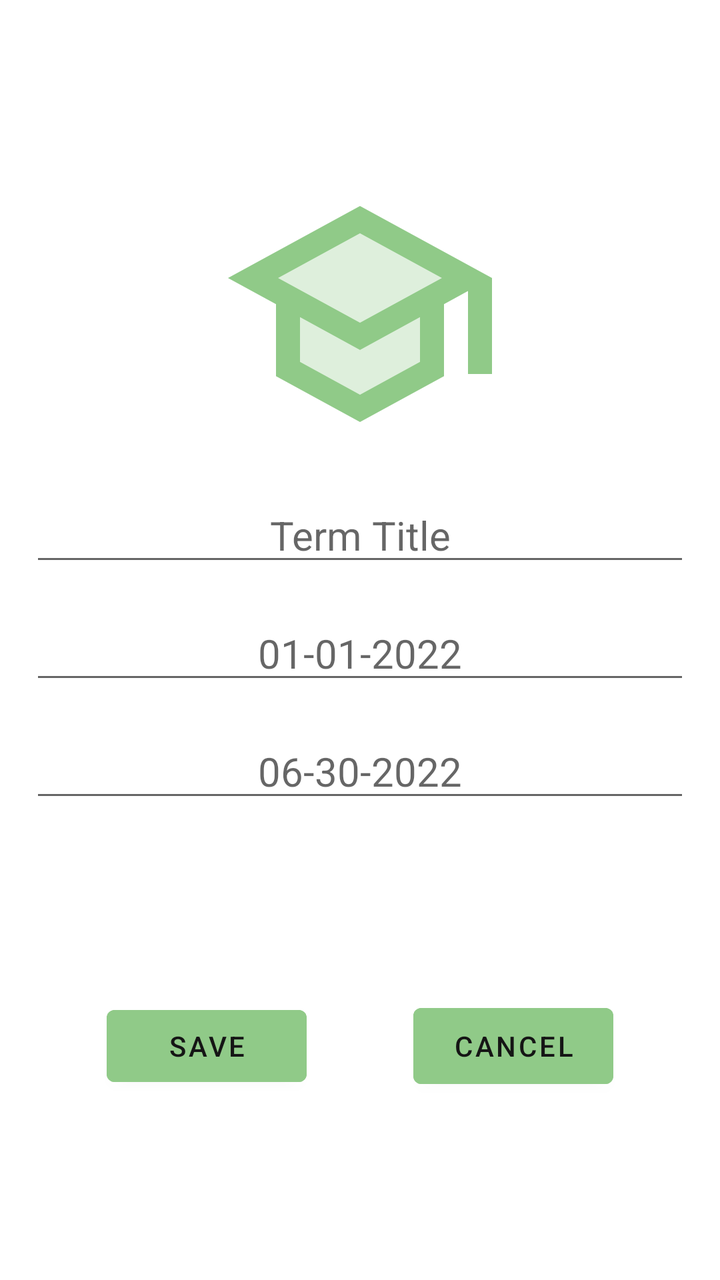
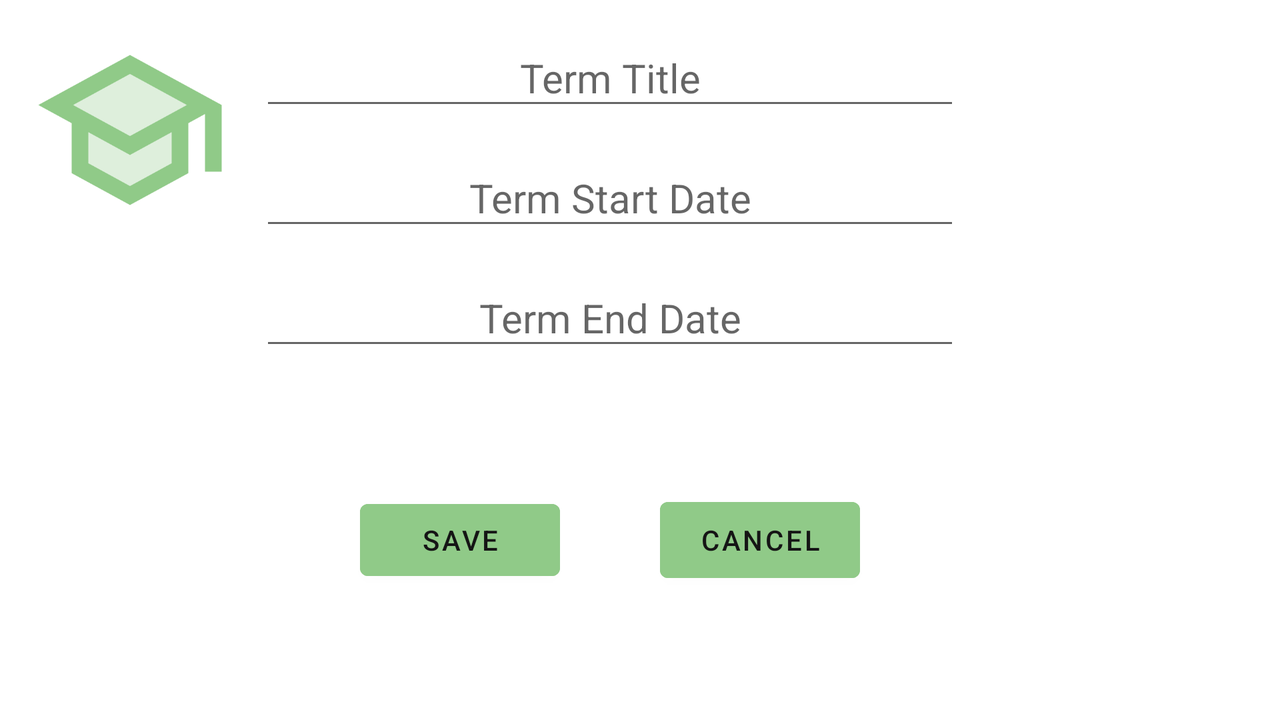

First picture: res/layout/ on a phone held upright. Second picture: the repository's own variant of that layout, on a device whose configuration matches the variant's folder. Source for both follows.
<!-- AndroidManifest.xml: application theme Theme.ABM2_MobileApplication -->
<!-- res/layout/popup_new_term.xml -->
<?xml version="1.0" encoding="utf-8"?>
<androidx.constraintlayout.widget.ConstraintLayout xmlns:android="http://schemas.android.com/apk/res/android"
    xmlns:app="http://schemas.android.com/apk/res-auto"
    xmlns:tools="http://schemas.android.com/tools"
    android:layout_width="match_parent"
    android:layout_height="match_parent">

    <ImageView
        android:id="@+id/imageTerm"
        android:layout_width="144dp"
        android:layout_height="144dp"
        android:layout_margin="15dp"
        app:layout_constraintBottom_toBottomOf="parent"
        app:layout_constraintEnd_toEndOf="parent"
        app:layout_constraintHorizontal_bias="0.5"
        app:layout_constraintStart_toStartOf="parent"
        app:layout_constraintTop_toTopOf="parent"
        app:layout_constraintVertical_bias="0.15"
        app:srcCompat="@drawable/ic_twotone_school_24" />


    <EditText
        android:id="@+id/termTitleText"
        android:layout_width="match_parent"
        android:layout_height="wrap_content"
        android:layout_margin="15dp"
        android:hint="Term Title"
        android:textAlignment="center"
        android:textSize="20sp"
        tools:layout_editor_absoluteX="15dp"
        tools:layout_editor_absoluteY="258dp"
        app:layout_constraintTop_toBottomOf="@+id/imageTerm"/>



    <EditText
        android:id="@+id/termStartText"
        android:layout_width="match_parent"
        android:layout_height="wrap_content"
        android:layout_margin="15dp"
        android:hint="01-01-2022"
        android:textAlignment="center"
        android:textSize="20sp"
        app:layout_constraintTop_toBottomOf="@+id/termTitleText" />

    <EditText
        android:id="@+id/termEndText"
        android:layout_width="match_parent"
        android:layout_height="wrap_content"
        android:layout_margin="15dp"
        android:hint="06-30-2022"
        android:textAlignment="center"
        android:textSize="20sp"
        app:layout_constraintTop_toBottomOf="@+id/termStartText" />

    <Button
        android:id="@+id/saveButton"
        android:layout_width="wrap_content"
        android:layout_height="wrap_content"
        android:backgroundTint="@color/secondary"
        android:minWidth="100dp"
        android:minHeight="48dp"
        android:text="Save"
        android:textColor="@color/secondary_text"
        app:layout_constraintBottom_toBottomOf="parent"
        app:layout_constraintEnd_toStartOf="@+id/cancelButton"
        app:layout_constraintHorizontal_bias="0.5"
        app:layout_constraintStart_toStartOf="parent"
        app:layout_constraintTop_toBottomOf="@+id/termEndText" />

    <Button
        android:id="@+id/cancelButton"
        android:layout_width="wrap_content"
        android:layout_height="wrap_content"
        android:backgroundTint="@color/secondary"
        android:minWidth="100dp"
        android:minHeight="50dp"
        android:text="Cancel"
        android:textColor="@color/secondary_text"
        app:layout_constraintBottom_toBottomOf="parent"
        app:layout_constraintEnd_toEndOf="parent"
        app:layout_constraintHorizontal_bias="0.5"
        app:layout_constraintStart_toEndOf="@+id/saveButton"
        app:layout_constraintTop_toBottomOf="@+id/termEndText" />

</androidx.constraintlayout.widget.ConstraintLayout>
<!-- resources referenced by this layout -->
<resources>
  <color name="secondary">#90CA88</color>
  <color name="secondary_text">#151515</color>
  <!-- drawable ic_twotone_school_24 (drawable) -->
  <vector android:height="24dp" android:tint="#90CA88"
      android:viewportHeight="24" android:viewportWidth="24"
      android:width="24dp" xmlns:android="http://schemas.android.com/apk/res/android">
      <path android:fillAlpha="0.3"
          android:fillColor="@android:color/white"
          android:pathData="M7,12.27v3.72l5,2.73 5,-2.73v-3.72L12,15zM5.18,9L12,12.72 18.82,9 12,5.28z" android:strokeAlpha="0.3"/>
      <path android:fillColor="@android:color/white" android:pathData="M12,3L1,9l4,2.18v6L12,21l7,-3.82v-6l2,-1.09L21,17h2L23,9L12,3zM17,15.99l-5,2.73 -5,-2.73v-3.72L12,15l5,-2.73v3.72zM12,12.72L5.18,9 12,5.28 18.82,9 12,12.72z"/>
  </vector>
  <style name="Theme.ABM2_MobileApplication" parent="Theme.MaterialComponents.DayNight.DarkActionBar">
          
          <item name="colorPrimary">@color/primary</item>
          <item name="colorPrimaryVariant">@color/primary_light</item>
          <item name="colorOnPrimary">@color/primary_text</item>
          
          <item name="colorSecondary">@color/secondary</item>
          <item name="colorSecondaryVariant">@color/secondary_light</item>
          <item name="colorOnSecondary">@color/secondary_text</item>
          
          <item name="android:statusBarColor" tools:targetApi="l">?attr/colorPrimaryVariant</item>
          
      </style>
  <color name="primary">#0a872d</color>
  <color name="primary_light">#4fb85a</color>
  <color name="primary_text">#DADADA</color>
  <color name="secondary_light">#DADADA</color>
</resources>
<!-- res/layout-land/popup_new_term.xml (the repository's variant of the layout above) -->
<!-- drawn on the phone turned sideways -->
<?xml version="1.0" encoding="utf-8"?>
<androidx.constraintlayout.widget.ConstraintLayout xmlns:android="http://schemas.android.com/apk/res/android"
    xmlns:app="http://schemas.android.com/apk/res-auto"
    xmlns:tools="http://schemas.android.com/tools"
    android:layout_width="match_parent"
    android:layout_height="match_parent">

    <ImageView
        android:id="@+id/imageTerm"
        android:layout_width="100dp"
        android:layout_height="100dp"
        android:layout_margin="15dp"
        app:layout_constraintStart_toStartOf="parent"
        app:layout_constraintTop_toTopOf="parent"
        app:srcCompat="@drawable/ic_twotone_school_24" />


    <EditText
        android:id="@+id/termTitleText"
        android:layout_width="350dp"
        android:layout_height="45dp"
        android:layout_margin="15dp"
        android:hint="Term Title"
        android:singleLine="true"
        android:textAlignment="center"
        android:textSize="20sp"
        app:layout_constraintStart_toEndOf="@+id/imageTerm"
        app:layout_constraintTop_toTopOf="parent" />

    <EditText
        android:id="@+id/termStartText"
        android:layout_width="350dp"
        android:layout_height="45dp"
        android:layout_margin="15dp"
        android:focusable="false"
        android:hint="Term Start Date"
        android:textAlignment="center"
        android:textSize="20sp"
        app:layout_constraintStart_toEndOf="@+id/imageTerm"
        app:layout_constraintTop_toBottomOf="@+id/termTitleText" />

    <EditText
        android:id="@+id/termEndText"
        android:layout_width="350dp"
        android:layout_height="45dp"
        android:layout_margin="15dp"
        android:layout_marginTop="16dp"
        android:focusable="false"
        android:hint="Term End Date"
        android:textAlignment="center"
        android:textSize="20sp"
        app:layout_constraintStart_toEndOf="@+id/imageTerm"
        app:layout_constraintTop_toBottomOf="@+id/termStartText" />

    <Button
        android:id="@+id/saveButton"
        android:layout_width="wrap_content"
        android:layout_height="wrap_content"
        android:backgroundTint="@color/secondary"
        android:minWidth="100dp"
        android:minHeight="48dp"
        android:text="Save"
        android:textColor="@color/secondary_text"
        app:layout_constraintBottom_toBottomOf="parent"
        app:layout_constraintEnd_toStartOf="@+id/cancelButton"
        app:layout_constraintHorizontal_bias="0.5"
        app:layout_constraintStart_toStartOf="@+id/termEndText"
        app:layout_constraintTop_toBottomOf="@+id/termEndText" />

    <Button
        android:id="@+id/cancelButton"
        android:layout_width="wrap_content"
        android:layout_height="wrap_content"
        android:backgroundTint="@color/secondary"
        android:minWidth="100dp"
        android:minHeight="50dp"
        android:text="Cancel"
        android:textColor="@color/secondary_text"
        app:layout_constraintBottom_toBottomOf="parent"
        app:layout_constraintEnd_toEndOf="@+id/termEndText"
        app:layout_constraintStart_toEndOf="@+id/saveButton"
        app:layout_constraintTop_toBottomOf="@+id/termEndText" />

</androidx.constraintlayout.widget.ConstraintLayout>
